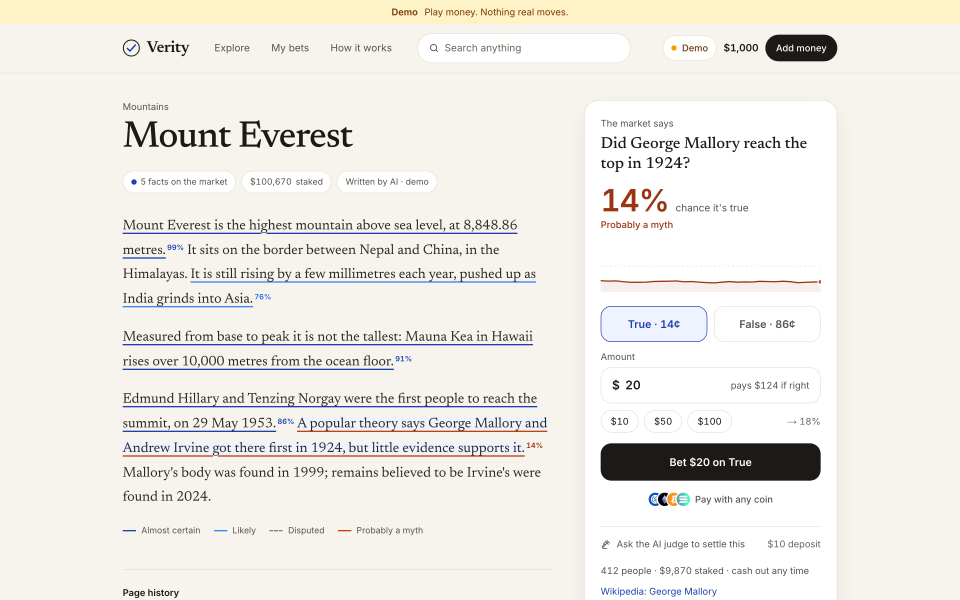
#> input picture media/walkthrough/assets/shots/d02_everest.png, 2880 x 1800 px, found by its file name (shown at 1/3 size)
$ python locate.py
#> lines starting #> are read from the running program, lines starting #| are printed output that depends on the picture
# /// script
# dependencies = ["pillow", "numpy"]
# ///
"""Find where a crop sits inside a full screenshot (same scale): coarse search on 1/4 size, refine at full."""
import sys, numpy as np
from PIL import Image
D = "promo2/assets/shots/flow/"
def g(p, k=1):
#> called with p = 'd02_everest.png', k = 4
    im = Image.open(D + p).convert("L")
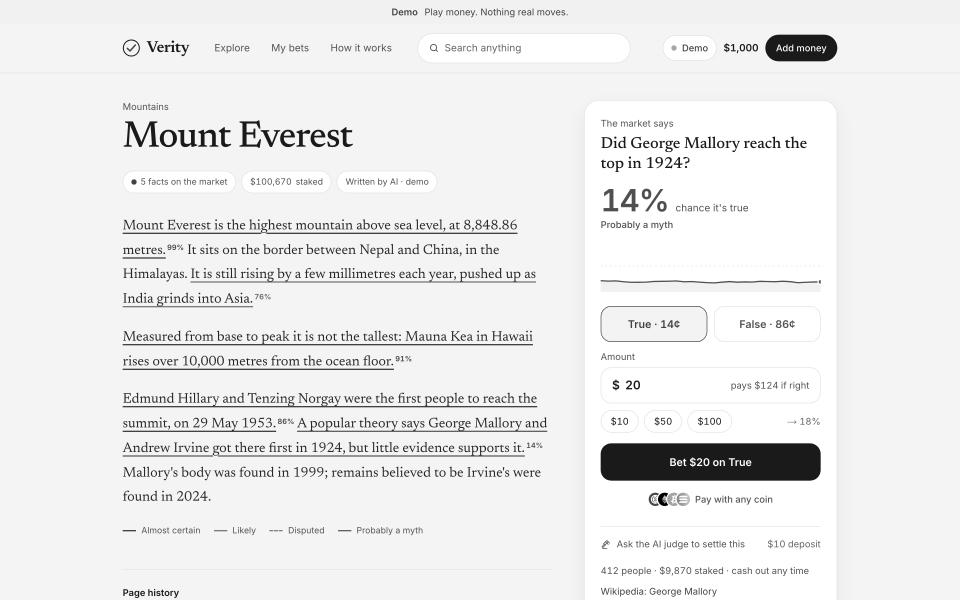
#> im: PIL image 2880x1800 L (shown at 1/3 size); min 0, max 255, mean 235.5
    if k > 1: im = im.resize((im.width // k, im.height // k))
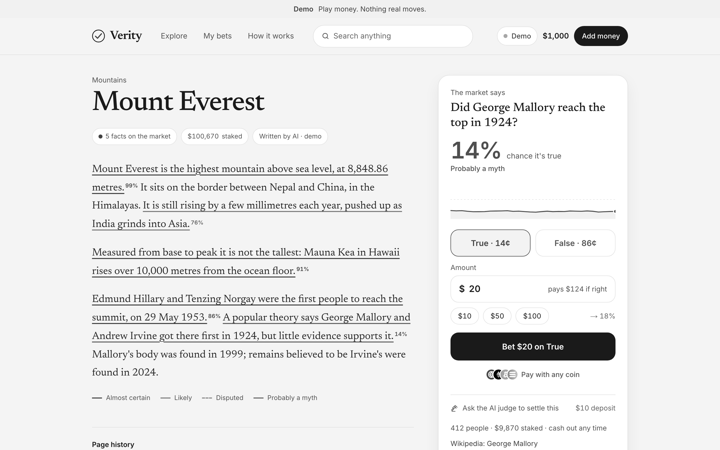
#> im: PIL image 720x450 L; min 0, max 255, mean 235.4
    return np.asarray(im, np.float32)
for big, small, h in [("d02_everest.png", "c02_paragraph.png", 370), ("d02_everest.png", "c02_card_mallory.png", 300),
                      ("d09_wall.png", "c02_card_mallory.png", 120), ("d11_wall_settled.png", "c11_paragraph_settled.png", 150),
                      ("d09_wall.png", "c11_paragraph_settled.png", 150), ("d17_live_everest.png", "c02_paragraph.png", 370)]:
    B4, S4 = g(big, 4), g(small, 4)[: h // 4]
#> call 2 of g, with p = 'c02_paragraph.png', k = 4
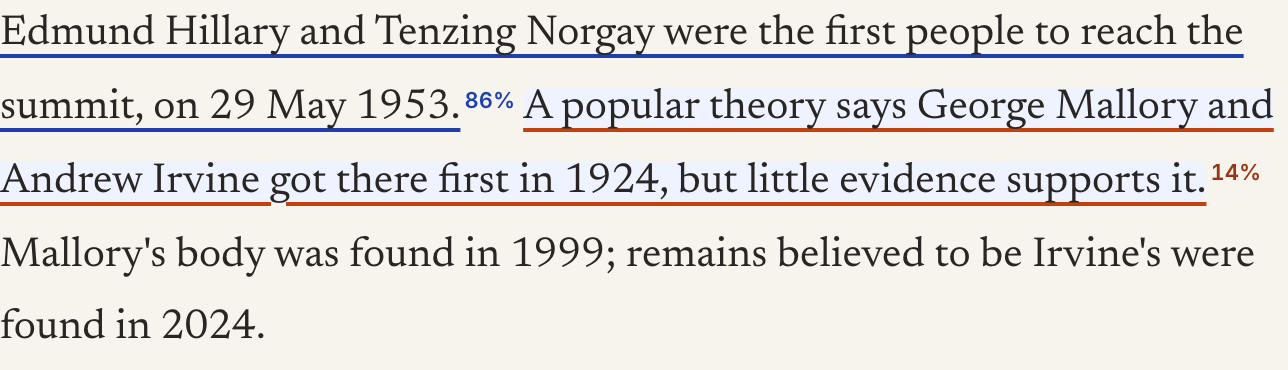
#> input picture media/walkthrough/assets/shots/c02_paragraph.png, 1288 x 370 px, found by its file name
#> in g (call 2), `im = Image.open(D + p).convert("L")`:
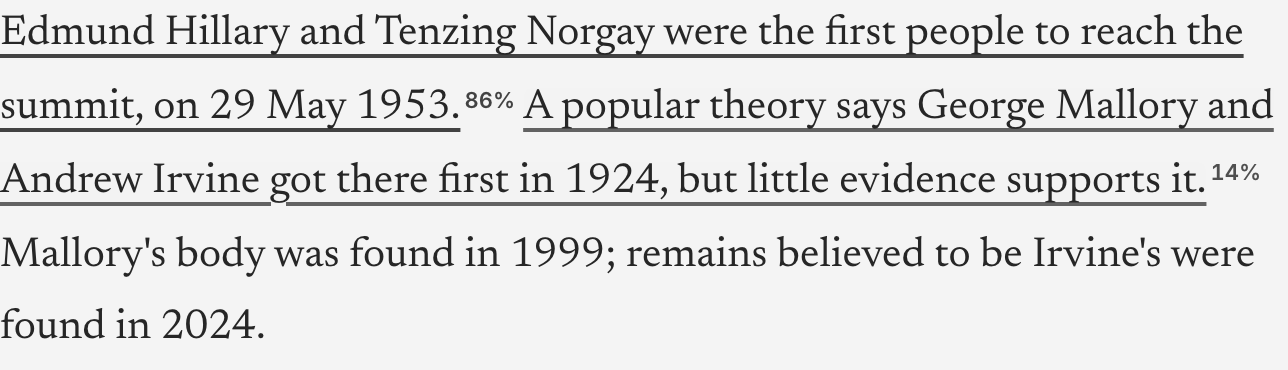
#> im: PIL image 1288x370 L; min 38, max 244, mean 223.6
#> in g (call 2), `if k > 1: im = im.resize((im.width // k, im.height // k))`:
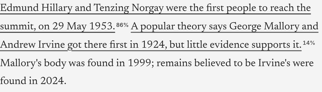
#> im: PIL image 322x92 L; min 35, max 255, mean 223.6
    sh, sw = S4.shape; best = (1e18, 0, 0)
#> after `sh, sw = S4.shape`: sh = 92; sw = 322
    for y in range(0, B4.shape[0] - sh):
        for x in range(0, B4.shape[1] - sw, 1):
            d = np.mean(np.abs(B4[y:y + sh, x:x + sw] - S4))
            if d < best[0]: best = (d, x, y)
#> after the loop, best = (4.73, 92, 291)
    B, S = g(big), g(small)[:h]
    _, x4, y4 = best; best2 = (1e18, 0, 0)
#> after `_, x4, y4 = best`: x4 = 92; y4 = 291
    for y in range(max(0, y4 * 4 - 6), y4 * 4 + 7):
        for x in range(max(0, x4 * 4 - 6), x4 * 4 + 7):
            if y + S.shape[0] > B.shape[0] or x + S.shape[1] > B.shape[1]: continue
            d = np.mean(np.abs(B[y:y + S.shape[0], x:x + S.shape[1]] - S))
            if d < best2[0]: best2 = (d, x, y)
#> after the loop, best2 = (0, 368, 1164)
    print(f"{small} in {big}: x={best2[1]} y={best2[2]} err={best2[0]:.1f}")
#| c02_paragraph.png in d02_everest.png: x=368 y=1164 err=0.0
#> pass 2 of the loop `for big, small, h in [("d02_everest.png", "c02_paragraph.png", 370), (..`:
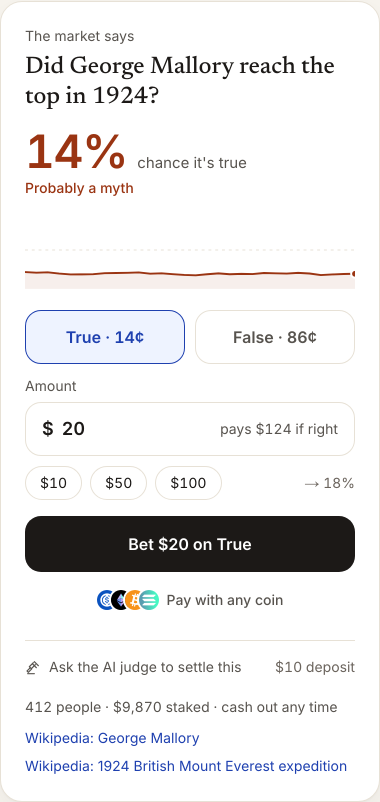
#> input picture media/promo2/assets/shots/flow/c02_card_mallory.png, 760 x 1604 px, found by its file name (shown at 1/2 size)
#> `B4, S4 = g(big, 4), g(small, 4)[: h // 4]`:
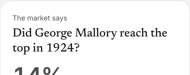
#> S4: shape (75, 190) float32; min 10, max 255, mean 243.2
#> after the loop `for y in range(0, B4.shape[0] - sh):`: best = (4.31, 438, 74)
#> `B, S = g(big), g(small)[:h]`:
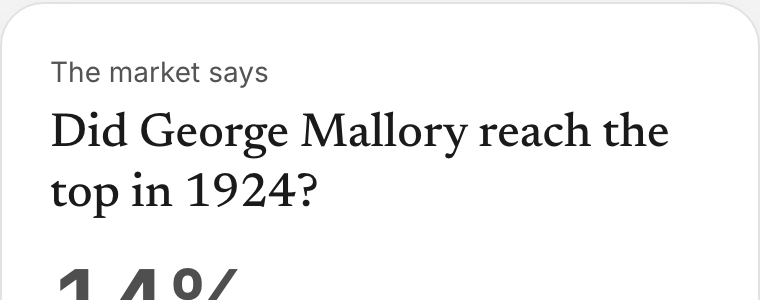
#> S: shape (300, 760) float32; min 26, max 255, mean 243.7
#> x4 = 438; y4 = 74
#> after the loop `for y in range(max(0, y4 * 4 - 6), y4 * 4 + 7):`: best2 = (0, 1752, 298)
#| c02_card_mallory.png in d02_everest.png: x=1752 y=298 err=0.0
#> (the run stopped early here; a loop or call above may not have finished)
